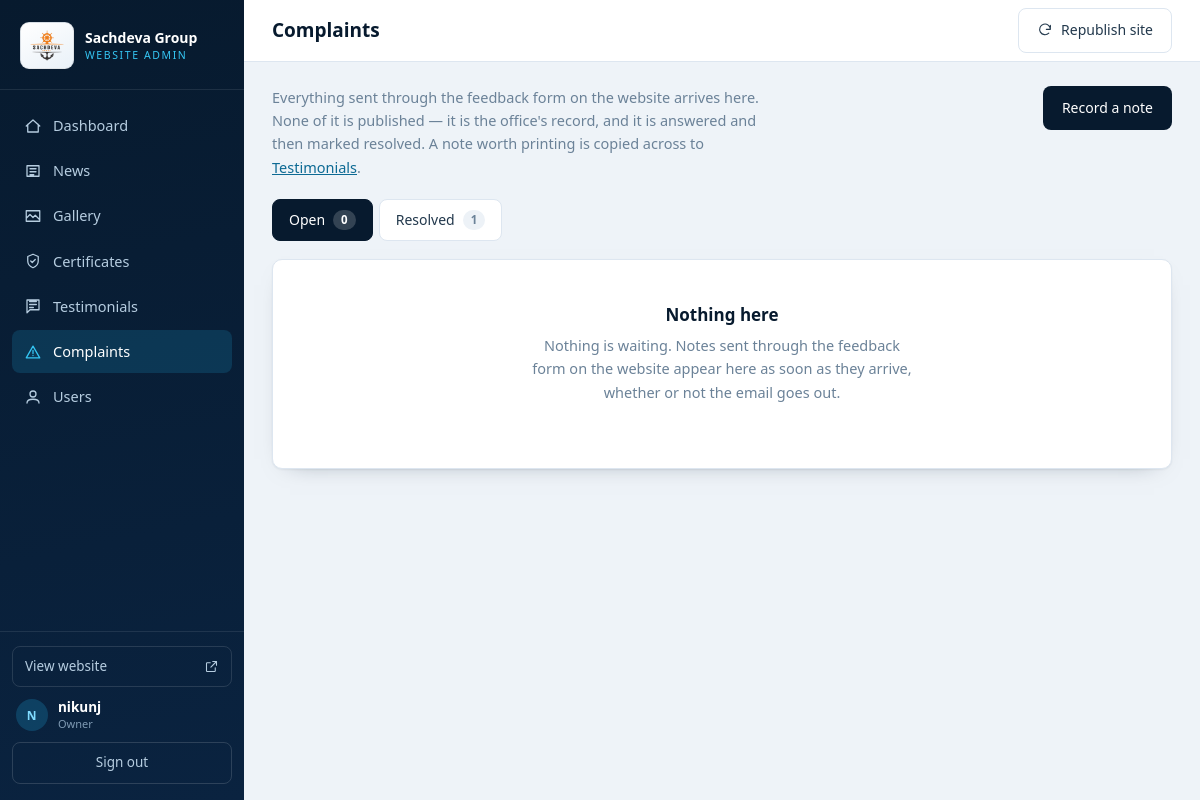
Page /admin/complaints.php (signed in) on the committed database.
### tables this page shows
CREATE TABLE sg_users (
            id            INTEGER PRIMARY KEY AUTOINCREMENT,
            username      TEXT NOT NULL,
            password_hash TEXT NOT NULL,
            full_name     TEXT NOT NULL DEFAULT '',
            email         TEXT NOT NULL DEFAULT '',
            role          TEXT NOT NULL DEFAULT 'editor',
            is_active     INTEGER NOT NULL DEFAULT 1,
            created_at    TEXT NOT NULL DEFAULT '',
            last_login_at TEXT NOT NULL DEFAULT '',
            UNIQUE (username)
        );

### includes/helpers.php (called while the page is built, shortened)
<?php
if (!function_exists('e')) {
    function e($s) {
        return htmlspecialchars((string) $s, ENT_QUOTES | ENT_SUBSTITUTE, 'UTF-8');
    }
}
function sg_initials($name, $max = 3) {
    $name = trim(preg_replace('/[^\p{L}\p{N} ]+/u', ' ', (string) $name));
    $words = preg_split('/\s+/u', $name, -1, PREG_SPLIT_NO_EMPTY);
    $out = '';
    foreach ($words as $w) {
        $out .= mb_strtoupper(mb_substr($w, 0, 1, 'UTF-8'), 'UTF-8');
    }
    return $out !== '' ? $out : '--';
}

### includes/auth.php (called while the page is built, shortened)
<?php
require_once __DIR__ . '/db.php';
require_once __DIR__ . '/helpers.php';
function sg_user() {
    static $cached = null;
    static $looked = false;
    if ($looked) return $cached;
    $looked = true;
    $u = sg_one('SELECT * FROM sg_users WHERE id = ?', array((int) $_SESSION['sg_uid']));
    $cached = $u;
    return $cached;
}
function sg_is_owner() {
    $u = sg_user();
    return $u && $u['role'] === 'owner';
}
function sg_require_login() {
    if (sg_user()) return;
}

### includes/db.php (called while the page is built, shortened)
<?php
function sg_config($key = null, $default = null) {
    static $cfg = null;
    if ($cfg === null) $cfg = require __DIR__ . '/config.php';
    return array_key_exists($key, $cfg) ? $cfg[$key] : $default;
}
function sg_driver() {
    $db = sg_config('db');
    return (isset($db['driver']) && $db['driver'] === 'mysql') ? 'mysql' : 'sqlite';
}
function sg_db() {
    static $pdo = null;
    if ($pdo instanceof PDO) return $pdo;
    $db  = sg_config('db');
    $opt = array(
        PDO::ATTR_ERRMODE            => PDO::ERRMODE_EXCEPTION,
        PDO::ATTR_DEFAULT_FETCH_MODE => PDO::FETCH_ASSOC,
        PDO::ATTR_EMULATE_PREPARES   => false,
    );
    if (sg_driver() === 'mysql') {
        $dsn = 'mysql:host=' . $db['host'] . ';port=' . (int) $db['port']
             . ';dbname=' . $db['name'] . ';charset=' . (isset($db['charset']) ? $db['charset'] : 'utf8mb4');
        $pdo = new PDO($dsn, $db['user'], $db['pass'], $opt);
    } else {
        $file = $db['file'];
        $pdo = new PDO('sqlite:' . $file, null, null, $opt);
        $pdo->exec('PRAGMA foreign_keys = ON');
        $pdo->exec('PRAGMA journal_mode = WAL');
        $pdo->exec('PRAGMA busy_timeout = 5000');
    }
    return $pdo;
}
function sg_one($sql, $args = array()) {
    $st = sg_db()->prepare($sql);
    $st->execute($args);
    $row = $st->fetch();
    return $row === false ? null : $row;
}

### admin/_layout.php (the view, shortened to what this page needs)
<?php
function sg_nav_items() {
    return array(
        array('dashboard.php', 'Dashboard', 'M3 12l9-8 9 8M5 10v10h14V10'),
        array('news.php',      'News',      'M4 5h16v14H4zM8 9h8M8 13h8M8 17h5'),
        array('gallery.php',   'Gallery',   'M3 5h18v14H3zM3 15l5-5 4 4 3-3 6 6'),
        array('certificates.php', 'Certificates', 'M12 3l7 3v6c0 4.2-2.9 7.4-7 9-4.1-1.6-7-4.8-7-9V6zM9 12l2 2 4-4'),
        array('testimonials.php', 'Testimonials', 'M7.5 6h9M7.5 10h9M7.5 14h5M4 4h16v13H8l-4 4z'),
        array('complaints.php',   'Complaints',   'M12 4.2 21 19.8H3zM12 10v4M12 16.6v.2'),
        array('users.php',     'Users',     'M4 20c0-3.3 3.6-5 8-5s8 1.7 8 5M12 4a4 4 0 110 8 4 4 0 010-8'),
    );
}
function sg_admin_head($title, $active = '') {
    $u = sg_user();
    ?><!doctype html>
<html lang="en">
<head>
    <link rel="stylesheet" href="assets/admin.css">
</head>
<body>
    <div class="shell">
        <aside class="side" id="side">
            <div class="side__brand">
                <span class="brand-plate"><img src="../images/logo.png" alt="" width="34" height="31"></span>
                <span>
                    <strong>Sachdeva Group</strong>
                    <em>Website admin</em>
                </span>
            </div>
            <nav class="side__nav" aria-label="Sections">
                <?php foreach (sg_nav_items() as $item):
                    list($href, $label, $path) = $item;
                    $on = ($active === $href); ?>
                    <a href="<?php echo e($href); ?>"<?php echo $on ? ' class="is-on" aria-current="page"' : ''; ?>>
                        <svg viewBox="0 0 24 24" fill="none" stroke="currentColor" stroke-width="1.7"
                             stroke-linecap="round" stroke-linejoin="round" aria-hidden="true"><path d="<?php echo e($path); ?>"/></svg>
                        <span><?php echo e($label); ?></span>
                    </a>
                <?php endforeach; ?>
            </nav>
            <div class="side__foot">
                <a class="side__site" href="../" target="_blank" rel="noopener">
                    View website
                    <svg viewBox="0 0 24 24" fill="none" stroke="currentColor" stroke-width="1.7"
                         stroke-linecap="round" stroke-linejoin="round" aria-hidden="true">
                        <path d="M14 4h6v6M20 4l-9 9M18 14v5a1 1 0 01-1 1H5a1 1 0 01-1-1V7a1 1 0 011-1h5"/>
                    </svg>
                </a>
                <?php if ($u): ?>
                    <div class="side__me">
                        <span class="side__av"><?php echo e(sg_initials($u['full_name'] !== '' ? $u['full_name'] : $u['username'], 2)); ?></span>
                        <span class="side__who">
                            <strong><?php echo e($u['full_name'] !== '' ? $u['full_name'] : $u['username']); ?></strong>
                            <em><?php echo e($u['role'] === 'owner' ? 'Owner' : 'Editor'); ?></em>
                        </span>
                    </div>
                    <form method="post" action="logout.php" class="side__out">
                        <button type="submit">Sign out</button>
                    </form>
                <?php endif; ?>
            </div>
        </aside>
        <main class="main" id="main">
            <header class="bar">
                <h1><?php echo e($title); ?></h1>
                <form method="post" action="publish.php" class="bar__pub">
                    <button type="submit" class="btn btn--ghost" title="Rewrite every managed section of the website from what is stored here">
                        <svg viewBox="0 0 24 24" fill="none" stroke="currentColor" stroke-width="1.7"
                             stroke-linecap="round" stroke-linejoin="round" aria-hidden="true">
                            <path d="M20 11a8 8 0 10-2.3 5.7M20 5v6h-6"/>
                        </svg>
                        Republish site
                    </button>
                </form>
            </header>
            <div class="wrap">
<?php
}
function sg_admin_foot() {
    ?>
            </div>
        </main>
    </div>
</body>
</html>
<?php
}

### admin/assets/admin.css (style rules this page uses)
:root { --ink: #071a2e; --ink-2: #0d2135; --ink-3: #22384c; --grey: #6b8298; --line: #dde6f0; --line-2: #edf2f7; --bg: #eef3f8; --card: #ffffff; --cyan: #22b3e6; --cyan-d: #0d6a94; --cyan-l: #eaf7fe; --gold: #ffad18; --red: #c0392b; --red-l: #fdeceb; --green: #1e8a5a; --green-l: #e8f6ef; --amber-l: #fff6e3; --r: 10px; --shadow: 0 1px 2px rgba(7, 26, 46, .06), 0 8px 24px -18px rgba(7, 26, 46, .5); --side: 244px; }
* { box-sizing: border-box; }
html { -webkit-text-size-adjust: 100%; }
body { margin: 0; background: var(--bg); color: var(--ink-2); font: 15px/1.6 system-ui, -apple-system, "Segoe UI", Roboto, Helvetica, Arial, sans-serif; -webkit-font-smoothing: antialiased; }
a { color: var(--cyan-d); }
h1, h2, h3, h4 { margin: 0; font-weight: 600; line-height: 1.3; color: var(--ink); }
.shell { display: flex; min-height: 100vh; }
.side { width: var(--side); flex: 0 0 var(--side); background: linear-gradient(168deg, #071a2e 0%, #0a2340 100%); color: #cfe0ee; display: flex; flex-direction: column; position: sticky; top: 0; height: 100vh; }
.brand-plate { display: inline-flex; align-items: center; justify-content: center; flex: none; background: linear-gradient(150deg, #ffffff 0%, #e9f1f8 100%); border: 1px solid rgba(7, 26, 46, .10); border-radius: 9px; padding: 7px 9px; }
.brand-plate img { display: block; }
.side__brand { display: flex; align-items: center; gap: 11px; padding: 22px 20px 20px; border-bottom: 1px solid rgba(255, 255, 255, .09); }
.side__brand img { display: block; }
.side__brand span { display: flex; flex-direction: column; line-height: 1.25; }
.side__brand strong { color: #fff; font-size: 14px; font-weight: 600; }
.side__brand em { font-style: normal; font-size: 10.5px; letter-spacing: 1.6px; text-transform: uppercase; color: #35c6f4; margin-top: 3px; }
.side__nav { padding: 14px 12px; flex: 1; overflow-y: auto; }
.side__nav a { display: flex; align-items: center; gap: 11px; padding: 10px 12px; margin-bottom: 2px; border-radius: 8px; color: #b6cde0; text-decoration: none; font-size: 14.5px; transition: background .18s, color .18s; }
.side__nav a.is-on { background: rgba(34, 179, 230, .17); color: #fff; }
.side__nav a.is-on svg { color: #35c6f4; }
.side__nav svg { width: 18px; height: 18px; flex: none; }
.side__nav span { flex: 1; }
.side__foot { padding: 14px 12px 16px; border-top: 1px solid rgba(255, 255, 255, .09); }
.side__site { display: flex; align-items: center; justify-content: space-between; padding: 9px 12px; border-radius: 8px; color: #b6cde0; text-decoration: none; font-size: 13.5px; border: 1px solid rgba(255, 255, 255, .12); margin-bottom: 12px; }
.side__site svg { width: 15px; height: 15px; }
.side__me { display: flex; align-items: center; gap: 10px; padding: 0 4px 11px; }
.side__av { width: 32px; height: 32px; border-radius: 50%; background: rgba(34, 179, 230, .22); color: #7fdcff; display: grid; place-items: center; font-size: 12px; font-weight: 700; letter-spacing: .5px; flex: none; }
.side__who { display: flex; flex-direction: column; min-width: 0; line-height: 1.3; }
.side__who strong { color: #fff; font-size: 13.5px; font-weight: 600; overflow: hidden; text-overflow: ellipsis; white-space: nowrap; }
.side__who em { font-style: normal; font-size: 11px; color: #7f9ab3; }
.side__out button { width: 100%; padding: 9px 12px; border: 1px solid rgba(255, 255, 255, .14); background: transparent; color: #b6cde0; border-radius: 8px; font: inherit; font-size: 13.5px; cursor: pointer; }
.main { flex: 1; min-width: 0; display: flex; flex-direction: column; }
.bar { display: flex; align-items: center; gap: 14px; padding: 0 28px; height: 62px; background: #fff; border-bottom: 1px solid var(--line); position: sticky; top: 0; z-index: 20; }
.bar h1 { font-size: 19px; flex: 1; }
.wrap { padding: 24px 28px 60px; max-width: 1180px; width: 100%; }
.btn { display: inline-flex; align-items: center; gap: 8px; padding: 10px 18px; border-radius: 8px; border: 1px solid transparent; font: inherit; font-size: 14px; font-weight: 500; cursor: pointer; text-decoration: none; white-space: nowrap; transition: background .18s, border-color .18s, color .18s; }
.btn svg { width: 16px; height: 16px; }
.btn--ghost { background: #fff; border-color: var(--line); color: var(--ink-3); }

### rows in the picture
sg_users: full_name "N", full_name "nikunj", role "Owner"

### other values in the picture
$label "Dashboard"
$label "News"
$label "Gallery"
$label "Certificates"
$label "Testimonials"
$label "Complaints"
$label "Users"
$title "Complaints"
$labels[$s] "Open"
$counts[$s] "0"
$labels[$s] "Resolved"
$counts[$s] "1"
